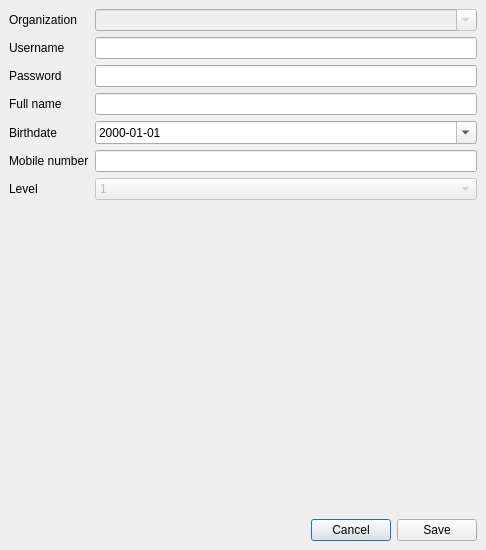
<?xml version="1.0" encoding="UTF-8"?>
<ui version="4.0">
 <class>DialogEditCurrentUser</class>
 <widget class="QDialog" name="DialogEditCurrentUser">
  <property name="geometry">
   <rect>
    <x>0</x>
    <y>0</y>
    <width>486</width>
    <height>550</height>
   </rect>
  </property>
  <property name="windowTitle">
   <string>Edit User</string>
  </property>
  <layout class="QVBoxLayout" name="verticalLayout">
   <property name="spacing">
    <number>0</number>
   </property>
   <property name="leftMargin">
    <number>0</number>
   </property>
   <property name="topMargin">
    <number>0</number>
   </property>
   <property name="rightMargin">
    <number>0</number>
   </property>
   <property name="bottomMargin">
    <number>0</number>
   </property>
   <item>
    <widget class="QScrollArea" name="scrollArea">
     <property name="frameShape">
      <enum>QFrame::NoFrame</enum>
     </property>
     <property name="widgetResizable">
      <bool>true</bool>
     </property>
     <widget class="QWidget" name="scrollAreaWidgetContents">
      <property name="geometry">
       <rect>
        <x>0</x>
        <y>0</y>
        <width>486</width>
        <height>509</height>
       </rect>
      </property>
      <layout class="QFormLayout" name="formLayout">
       <item row="0" column="0">
        <widget class="QLabel" name="label_8">
         <property name="text">
          <string>Organization</string>
         </property>
        </widget>
       </item>
       <item row="0" column="1">
        <widget class="QComboBox" name="comboBoxOrganizationName">
         <property name="enabled">
          <bool>false</bool>
         </property>
         <property name="editable">
          <bool>true</bool>
         </property>
         <property name="maxVisibleItems">
          <number>2147483647</number>
         </property>
         <property name="insertPolicy">
          <enum>QComboBox::NoInsert</enum>
         </property>
        </widget>
       </item>
       <item row="1" column="0">
        <widget class="QLabel" name="label">
         <property name="text">
          <string>Username</string>
         </property>
        </widget>
       </item>
       <item row="1" column="1">
        <widget class="QLineEdit" name="lineEditUserName"/>
       </item>
       <item row="2" column="0">
        <widget class="QLabel" name="label_2">
         <property name="text">
          <string>Password</string>
         </property>
        </widget>
       </item>
       <item row="2" column="1">
        <widget class="QLineEdit" name="lineEditAccessCode"/>
       </item>
       <item row="3" column="0">
        <widget class="QLabel" name="label_4">
         <property name="text">
          <string>Full name</string>
         </property>
        </widget>
       </item>
       <item row="3" column="1">
        <widget class="QLineEdit" name="lineEditFullName"/>
       </item>
       <item row="4" column="0">
        <widget class="QLabel" name="label_5">
         <property name="text">
          <string>Birthdate</string>
         </property>
        </widget>
       </item>
       <item row="5" column="0">
        <widget class="QLabel" name="label_3">
         <property name="text">
          <string>Mobile number</string>
         </property>
        </widget>
       </item>
       <item row="5" column="1">
        <widget class="QLineEdit" name="lineEditMobileNumber"/>
       </item>
       <item row="6" column="0">
        <widget class="QLabel" name="label_7">
         <property name="text">
          <string>Level</string>
         </property>
        </widget>
       </item>
       <item row="6" column="1">
        <widget class="QComboBox" name="comboBoxAccessLevel">
         <property name="enabled">
          <bool>false</bool>
         </property>
         <item>
          <property name="text">
           <string>1</string>
          </property>
         </item>
         <item>
          <property name="text">
           <string>2</string>
          </property>
         </item>
         <item>
          <property name="text">
           <string>3</string>
          </property>
         </item>
        </widget>
       </item>
       <item row="4" column="1">
        <widget class="QDateEdit" name="dateEditBirthDate">
         <property name="displayFormat">
          <string>yyyy-MM-dd</string>
         </property>
         <property name="calendarPopup">
          <bool>true</bool>
         </property>
        </widget>
       </item>
      </layout>
     </widget>
    </widget>
   </item>
   <item>
    <widget class="QWidget" name="widgetConfirmationButton" native="true">
     <layout class="QHBoxLayout" name="horizontalLayout_2">
      <item>
       <spacer name="horizontalSpacer">
        <property name="orientation">
         <enum>Qt::Horizontal</enum>
        </property>
        <property name="sizeHint" stdset="0">
         <size>
          <width>40</width>
          <height>20</height>
         </size>
        </property>
       </spacer>
      </item>
      <item>
       <widget class="QPushButton" name="pushButtonCancel">
        <property name="text">
         <string>Cancel</string>
        </property>
       </widget>
      </item>
      <item>
       <widget class="QPushButton" name="pushButtonSave">
        <property name="text">
         <string>Save</string>
        </property>
       </widget>
      </item>
     </layout>
    </widget>
   </item>
  </layout>
 </widget>
 <resources/>
 <connections/>
</ui>
